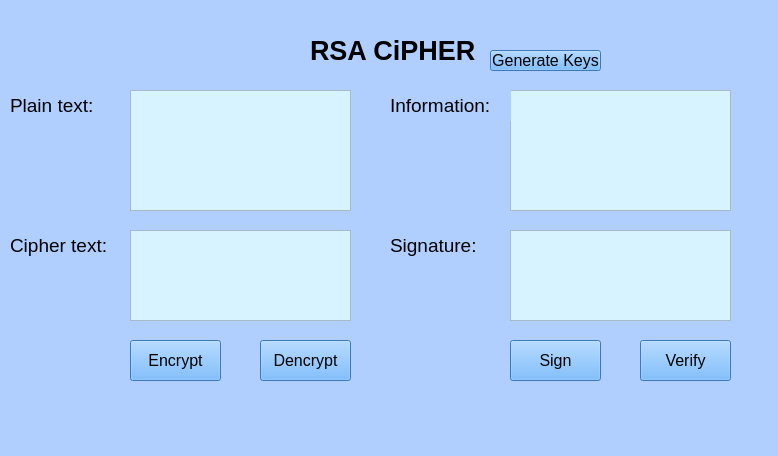
<?xml version="1.0" encoding="UTF-8"?>
<ui version="4.0">
 <class>MainWindow</class>
 <widget class="QMainWindow" name="MainWindow">
  <property name="geometry">
   <rect>
    <x>0</x>
    <y>0</y>
    <width>778</width>
    <height>456</height>
   </rect>
  </property>
  <property name="windowTitle">
   <string>MainWindow</string>
  </property>
  <property name="styleSheet">
   <string notr="true">background-color: rgb(176, 207, 255);</string>
  </property>
  <widget class="QWidget" name="centralwidget">
   <widget class="QLabel" name="label_2">
    <property name="geometry">
     <rect>
      <x>10</x>
      <y>90</y>
      <width>91</width>
      <height>31</height>
     </rect>
    </property>
    <property name="font">
     <font>
      <pointsize>14</pointsize>
     </font>
    </property>
    <property name="text">
     <string>Plain text:</string>
    </property>
   </widget>
   <widget class="QLabel" name="label_4">
    <property name="geometry">
     <rect>
      <x>10</x>
      <y>230</y>
      <width>111</width>
      <height>31</height>
     </rect>
    </property>
    <property name="font">
     <font>
      <pointsize>14</pointsize>
     </font>
    </property>
    <property name="text">
     <string>Cipher text:</string>
    </property>
   </widget>
   <widget class="QPushButton" name="btn_decrypt">
    <property name="geometry">
     <rect>
      <x>260</x>
      <y>340</y>
      <width>91</width>
      <height>41</height>
     </rect>
    </property>
    <property name="font">
     <font>
      <pointsize>12</pointsize>
     </font>
    </property>
    <property name="styleSheet">
     <string notr="true">background-color: rgb(85, 170, 255);</string>
    </property>
    <property name="text">
     <string>Dencrypt</string>
    </property>
   </widget>
   <widget class="QPlainTextEdit" name="txt_cipher_text">
    <property name="geometry">
     <rect>
      <x>130</x>
      <y>230</y>
      <width>221</width>
      <height>91</height>
     </rect>
    </property>
    <property name="styleSheet">
     <string notr="true">background-color: rgb(215, 243, 255)</string>
    </property>
   </widget>
   <widget class="QPlainTextEdit" name="txt_plain_text">
    <property name="geometry">
     <rect>
      <x>130</x>
      <y>90</y>
      <width>221</width>
      <height>121</height>
     </rect>
    </property>
    <property name="styleSheet">
     <string notr="true">background-color: rgb(215, 243, 255)</string>
    </property>
   </widget>
   <widget class="QPushButton" name="btn_encrypt">
    <property name="geometry">
     <rect>
      <x>130</x>
      <y>340</y>
      <width>91</width>
      <height>41</height>
     </rect>
    </property>
    <property name="font">
     <font>
      <pointsize>12</pointsize>
     </font>
    </property>
    <property name="styleSheet">
     <string notr="true">background-color: rgb(85, 170, 255);</string>
    </property>
    <property name="text">
     <string>Encrypt</string>
    </property>
   </widget>
   <widget class="QLabel" name="label">
    <property name="geometry">
     <rect>
      <x>310</x>
      <y>40</y>
      <width>231</width>
      <height>21</height>
     </rect>
    </property>
    <property name="font">
     <font>
      <pointsize>20</pointsize>
      <weight>75</weight>
      <bold>true</bold>
     </font>
    </property>
    <property name="text">
     <string>RSA CiPHER</string>
    </property>
   </widget>
   <widget class="QPlainTextEdit" name="txt_sign">
    <property name="geometry">
     <rect>
      <x>510</x>
      <y>230</y>
      <width>221</width>
      <height>91</height>
     </rect>
    </property>
    <property name="styleSheet">
     <string notr="true">background-color: rgb(215, 243, 255)</string>
    </property>
   </widget>
   <widget class="QPlainTextEdit" name="txt_info">
    <property name="geometry">
     <rect>
      <x>510</x>
      <y>90</y>
      <width>221</width>
      <height>121</height>
     </rect>
    </property>
    <property name="styleSheet">
     <string notr="true">background-color: rgb(215, 243, 255)</string>
    </property>
   </widget>
   <widget class="QLabel" name="label_5">
    <property name="geometry">
     <rect>
      <x>390</x>
      <y>230</y>
      <width>111</width>
      <height>31</height>
     </rect>
    </property>
    <property name="font">
     <font>
      <pointsize>14</pointsize>
     </font>
    </property>
    <property name="text">
     <string>Signature:</string>
    </property>
   </widget>
   <widget class="QPushButton" name="btn_sign">
    <property name="geometry">
     <rect>
      <x>510</x>
      <y>340</y>
      <width>91</width>
      <height>41</height>
     </rect>
    </property>
    <property name="font">
     <font>
      <pointsize>12</pointsize>
     </font>
    </property>
    <property name="styleSheet">
     <string notr="true">background-color: rgb(85, 170, 255);</string>
    </property>
    <property name="text">
     <string>Sign</string>
    </property>
   </widget>
   <widget class="QLabel" name="label_3">
    <property name="geometry">
     <rect>
      <x>390</x>
      <y>90</y>
      <width>121</width>
      <height>31</height>
     </rect>
    </property>
    <property name="font">
     <font>
      <pointsize>14</pointsize>
     </font>
    </property>
    <property name="text">
     <string>Information:</string>
    </property>
   </widget>
   <widget class="QPushButton" name="btn_verify">
    <property name="geometry">
     <rect>
      <x>640</x>
      <y>340</y>
      <width>91</width>
      <height>41</height>
     </rect>
    </property>
    <property name="font">
     <font>
      <pointsize>12</pointsize>
     </font>
    </property>
    <property name="styleSheet">
     <string notr="true">background-color: rgb(85, 170, 255);</string>
    </property>
    <property name="text">
     <string>Verify</string>
    </property>
   </widget>
   <widget class="QPushButton" name="btn_gen_keys">
    <property name="geometry">
     <rect>
      <x>490</x>
      <y>50</y>
      <width>111</width>
      <height>21</height>
     </rect>
    </property>
    <property name="font">
     <font>
      <pointsize>12</pointsize>
     </font>
    </property>
    <property name="styleSheet">
     <string notr="true">background-color: rgb(85, 170, 255);</string>
    </property>
    <property name="text">
     <string>Generate Keys</string>
    </property>
   </widget>
  </widget>
  <widget class="QMenuBar" name="menubar">
   <property name="geometry">
    <rect>
     <x>0</x>
     <y>0</y>
     <width>778</width>
     <height>21</height>
    </rect>
   </property>
  </widget>
  <widget class="QStatusBar" name="statusbar"/>
 </widget>
 <resources/>
 <connections/>
</ui>
